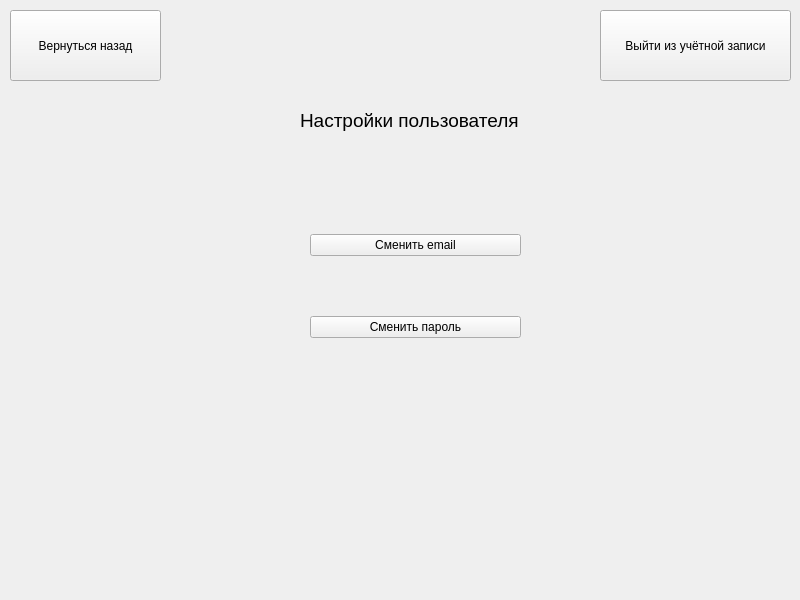
<?xml version="1.0" encoding="UTF-8"?>
<ui version="4.0">
 <class>UserSettingsWindow</class>
 <widget class="QWidget" name="UserSettingsWindow">
  <property name="geometry">
   <rect>
    <x>0</x>
    <y>0</y>
    <width>800</width>
    <height>600</height>
   </rect>
  </property>
  <property name="windowTitle">
   <string>Form</string>
  </property>
  <widget class="QPushButton" name="btnReturn">
   <property name="geometry">
    <rect>
     <x>10</x>
     <y>10</y>
     <width>151</width>
     <height>71</height>
    </rect>
   </property>
   <property name="text">
    <string>Вернуться назад</string>
   </property>
  </widget>
  <widget class="QWidget" name="layoutWidget">
   <property name="geometry">
    <rect>
     <x>310</x>
     <y>180</y>
     <width>211</width>
     <height>212</height>
    </rect>
   </property>
   <layout class="QGridLayout" name="gridLayout_2">
    <item row="0" column="0">
     <widget class="QPushButton" name="btnEmail">
      <property name="text">
       <string>Сменить email</string>
      </property>
     </widget>
    </item>
    <item row="1" column="0">
     <widget class="QPushButton" name="btnPassword">
      <property name="text">
       <string>Сменить пароль</string>
      </property>
     </widget>
    </item>
   </layout>
  </widget>
  <widget class="QLabel" name="Settings">
   <property name="geometry">
    <rect>
     <x>300</x>
     <y>110</y>
     <width>241</width>
     <height>21</height>
    </rect>
   </property>
   <property name="font">
    <font>
     <pointsize>14</pointsize>
    </font>
   </property>
   <property name="text">
    <string>Настройки пользователя</string>
   </property>
  </widget>
  <widget class="QPushButton" name="btnExit">
   <property name="geometry">
    <rect>
     <x>600</x>
     <y>10</y>
     <width>191</width>
     <height>71</height>
    </rect>
   </property>
   <property name="text">
    <string>Выйти из учётной записи</string>
   </property>
  </widget>
 </widget>
 <resources/>
 <connections/>
</ui>
